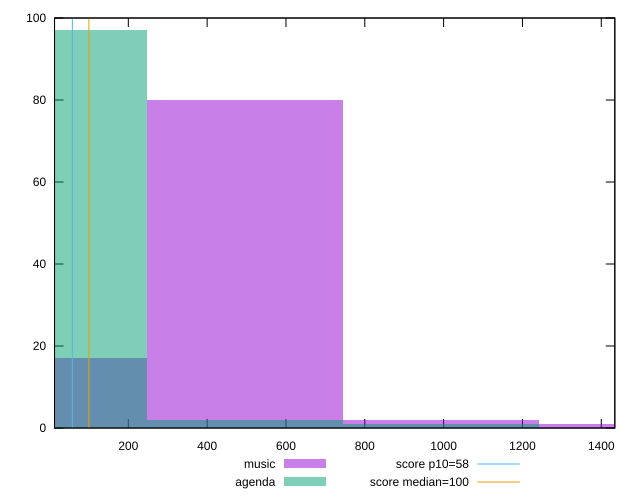

Recreate this plot in gnuplot.
reset

$music <<EOF
0 17
496.6946469506192 80
993.3892939012384 2
1490.0839408518575 1
EOF

$agenda <<EOF
496.6946469506192 2
993.3892939012384 1
0 97
EOF

set key outside below
set boxwidth 496.6946469506192
set xrange [12.8:1434.3999999999994]
set yrange [0:100]
set trange [0:100]
set style fill transparent solid 0.5 noborder

set parametric
set terminal svg size 640, 500 enhanced background rgb 'white'
set output "report/report_00029_2021-02-24T13-36-40.390Z/estimated-input-latency/comparison/histogram/0_vs_1.svg"

plot $music title "music" with boxes, \
     $agenda title "agenda" with boxes, \
     58,t title "score p10=58", \
     100,t title "score median=100"

reset
